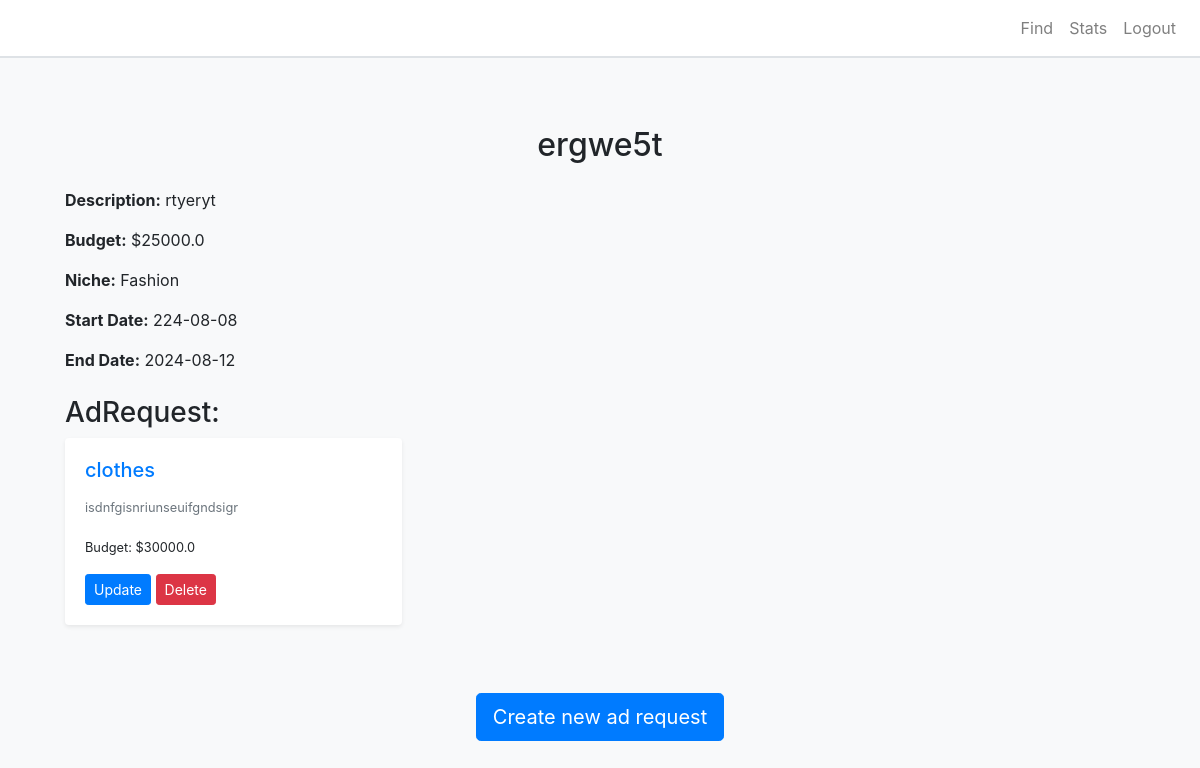
Screenshot of /campaign_details/3 with the database file from the repository.
### app.py (models this page shows, shortened)
class Campaign(db.Model):
    id = db.Column(db.Integer, primary_key=True)
    title = db.Column(db.String(100), nullable=False)
    description = db.Column(db.Text, nullable=False)
    image = db.Column(db.String(200), nullable=True)
    niche = db.Column(db.String(50), nullable=False)
    budget = db.Column(db.Float, nullable=False)  # New column for budget
    is_public = db.Column(db.Boolean, nullable=False, default=True)
    start_date = db.Column(db.DateTime, nullable=False)
    end_date = db.Column(db.DateTime, nullable=False)
    is_flagged = db.Column(db.Boolean, default=False)
    influencer_id = db.Column(db.Integer, db.ForeignKey('influencers.id'))
    influencer = db.relationship('Influencer', back_populates='campaigns')
    sponsor_id = db.Column(db.Integer, db.ForeignKey('sponsors.id'), nullable=False)
    sponsor = db.relationship('Sponsor', backref='campaigns')

class AdRequest(db.Model):
    id = db.Column(db.Integer, primary_key=True)
    ad_name = db.Column(db.String(100), nullable=False)
    description = db.Column(db.String(500), nullable=False)
    terms = db.Column(db.String(500), nullable=True)
    payment = db.Column(db.Float, nullable=False)
    influencer_name = db.Column(db.String(100), nullable=True)
    influencer_id = db.Column(db.Integer, db.ForeignKey('influencers.id'), nullable=True)
    campaign_id = db.Column(db.Integer, db.ForeignKey('campaign.id'), nullable=False)
    negotiation_status = db.Column(db.String(20), nullable=False, default='no negotiation')
    modified_terms = db.Column(db.Text, nullable=True)
    modified_payment = db.Column(db.Float, nullable=True)
    created_by = db.Column(db.String(20), nullable=False)
    created_at = db.Column(db.DateTime, default=datetime.utcnow)
    campaign = db.relationship('Campaign', backref='ad_requests')
    sponsor_id = db.Column(db.Integer, db.ForeignKey('sponsors.id'), nullable=False)
    status = db.Column(db.String(50), default='pending')

### app.py (the view)
@app.route('/campaign_details/<int:campaign_id>', methods=['GET','POST'] )
def campaign_details(campaign_id):
    campaign= Campaign.query.get_or_404(campaign_id)
    user_role = session.get('user_role')
    ad_requests = AdRequest.query.filter_by(campaign_id=campaign.id).all()
    influencers=Influencer.query.all()
    return render_template('campaign_details.html', campaign=campaign, ad_requests=ad_requests,  influencers=influencers ,user_role=user_role)

### templates/campaign_details.html (shortened to what this page needs)
{% extends "base.html" %} {% block title %}Campaign Details{% endblock %} {%
block content %}
<div class="container mt-5">
  <h2 class="text-center">{{ campaign.title }}</h2>
  <div class="campaign-detail mt-4">
    <p><strong>Description:</strong> {{ campaign.description }}</p>
    <p><strong>Budget:</strong> ${{ campaign.budget }}</p>
    <p><strong>Niche:</strong> {{ campaign.niche }}</p>
    <p>
      <strong>Start Date:</strong> {{ campaign.start_date.strftime("%Y-%m-%d")
      }}
    </p>
    <p>
      <strong>End Date:</strong> {{ campaign.end_date.strftime("%Y-%m-%d") }}
    </p>
    <h3 class="mt-4">AdRequest:</h3>
    <div class="row">
      {% for request in ad_requests %}
      <div class="col-md-4 mb-4">
        <div class="card shadow-sm">
          <div class="card-body">
            <h5 class="card-title">
              <a href="{{ url_for('view_ad', source='details',request_id=request.id) }}">
                {{ request.ad_name }}
              </a>
            </h5>
            <p class="card-text">
              <small class="text-muted">{{ request.terms }}</small>
              <p><small>Budget: ${{ request.payment }}</small></p>
            </p>
            <div class="mt-3">
              <a
              href="{{ url_for('update_adrequest',campaign_id=request.campaign_id) }}"
              class="btn btn-primary btn-sm"
              >Update</a
            >
              <form
                action="{{ url_for('delete_ad', request_id=request.id) }}"
                method="POST"
                style="display: inline"
              >
                <button type="submit" class="btn btn-danger btn-sm">
                  Delete
                </button>
              </form>
            </div>
          </div>
        </div>
      </div>
      {% endfor %}
    </div>
  </div>
  <div class="text-center mt-4">
    <a
      href="{{ url_for('create_add_request',campaign_id=campaign.id) }} "
      class="btn btn-primary btn-lg"
    >
       Create new ad request
    </a>
  </div>
</div>
{% endblock %}

### templates/base.html (style rules this page uses)
body { background-color: #f8f9fa; }
.card { margin-bottom: 20px; border: none; box-shadow: 0 0 10px rgba(0, 0, 0, 0.1); }

### rows the page displays
Campaign: title "ergwe5t", description "rtyeryt", budget "25000.0", niche "Fashion", start_date "224-08-08", end_date "2024-08-12"
AdRequest: ad_name "clothes", terms "isdnfgisnriunseuifgndsigr", payment "30000.0"
